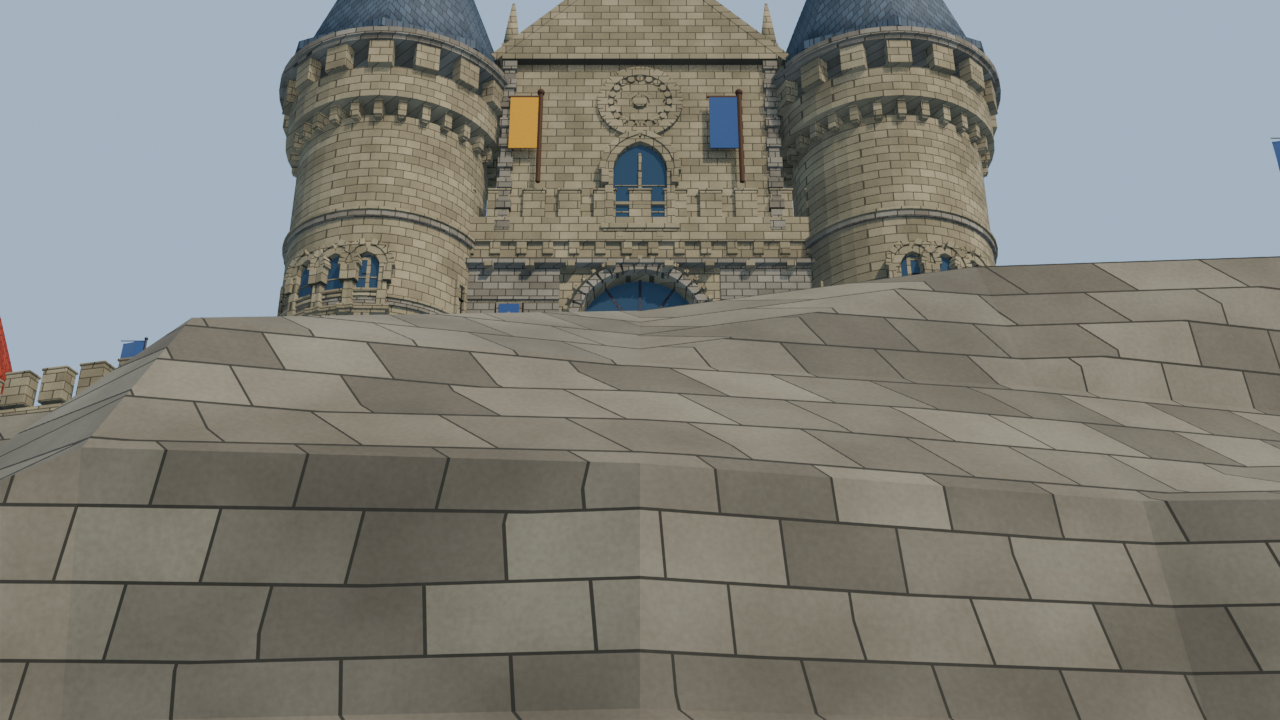
#> input picture Blender/kingdom/_tmp/diag/diag_castle_gate.png, 1280 x 720 px
$ python pix.py diag/diag_castle_gate.png 5
#> lines starting #> are read from the running program, lines starting #| are printed output that depends on the picture
"""Palette census of a rendered frame: which colours actually dominate?

    python _tmp/pix.py <png> [top]
"""
import sys
from collections import Counter

from PIL import Image

path = sys.argv[1]
top = int(sys.argv[2]) if len(sys.argv) > 2 else 12
im = Image.open(path).convert("RGB")
w, h = im.size
#> w = 1280; h = 720
small = im.resize((w // 6, h // 6))
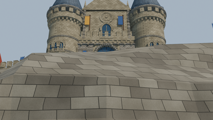
#> small: PIL image 213x120 RGB; mean R, G, B 127.3, 126.6, 119.4
c = Counter(small.getdata())
#> c = 4064 items
print("image", w, "x", h)
#| image 1280 x 720
tot = sum(c.values())
#> tot = 25560
for rgb, n in c.most_common(top):
    print("  #%02x%02x%02x  %5.1f%%  rgb%s" % (rgb[0], rgb[1], rgb[2], 100.0 * n / tot, rgb))
#> this loop made 5 passes
#> (rgb, n) on passes 1 to 5: ((165, 179, 191), 2615), ((165, 178, 191), 1684), ((166, 179, 191), 276), ((138, 133, 120), 105), ((139, 134, 121), 97)
#|   #a5b3bf   10.2%  rgb(165, 179, 191)
#|   #a5b2bf    6.6%  rgb(165, 178, 191)
#|   #a6b3bf    1.1%  rgb(166, 179, 191)
#|   #8a8578    0.4%  rgb(138, 133, 120)
#|   #8b8679    0.4%  rgb(139, 134, 121)


def patch(name, x0, y0, x1, y1):
    px = [im.getpixel((x, y)) for y in range(y0, y1, 3) for x in range(x0, x1, 3)]
    n = len(px)
    m = tuple(sum(p[i] for p in px) // n for i in range(3))
    print("  %-12s avg #%02x%02x%02x" % (name, m[0], m[1], m[2]))


print("patches (image coords):")
for arg in sys.argv[3:]:
    nm, box = arg.split("=")
    x0, y0, x1, y1 = (int(v) for v in box.split(","))
    patch(nm, x0, y0, x1, y1)

$ run again, on Blender/kingdom/_tmp/diag/diag_plateau.png
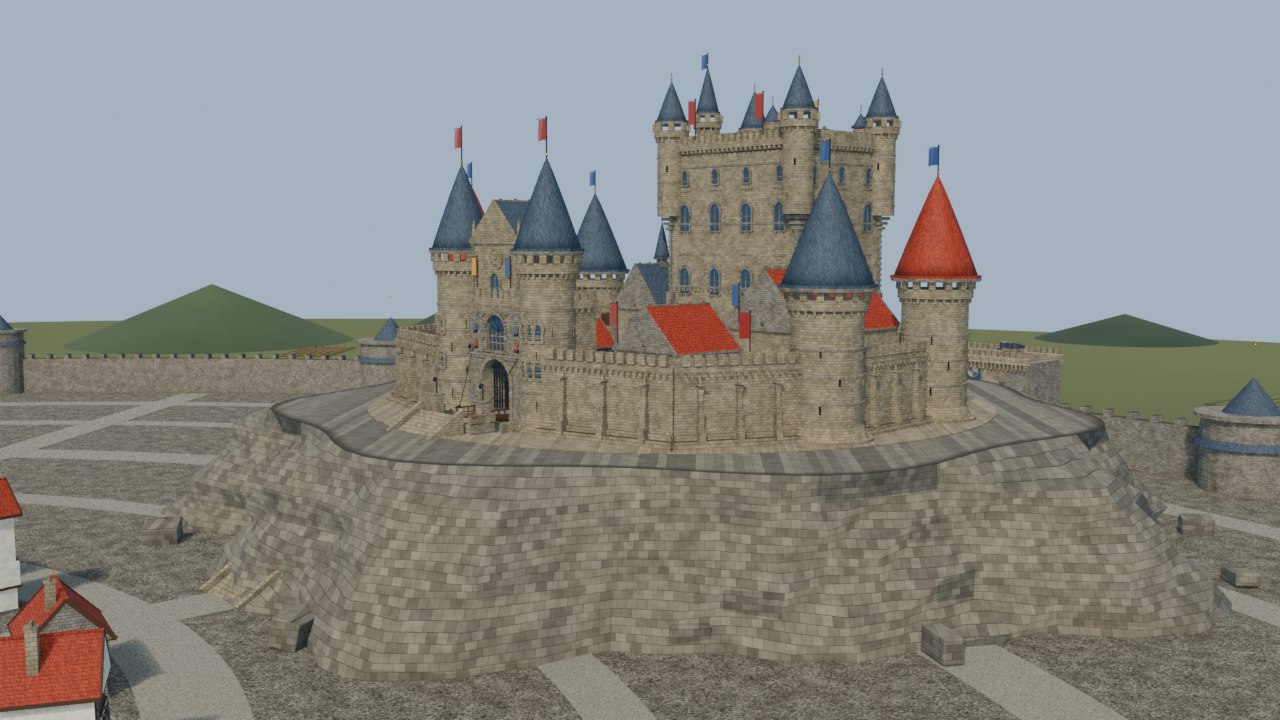
#> input picture Blender/kingdom/_tmp/diag/diag_plateau.png, 1280 x 720 px
#> `small = im.resize((w // 6, h // 6))`:
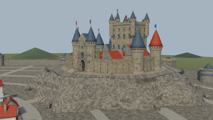
#> small: PIL image 213x120 RGB; mean R, G, B 136.6, 137.3, 133.1
#> c = 4932 items
#| image 1280 x 720
#> tot = 25560
#> the loop `for rgb, n in c.most_common(top):` made 5 passes
#> (rgb, n) on passes 1 to 5: ((165, 179, 191), 4734), ((165, 178, 191), 3124), ((166, 179, 191), 457), ((145, 142, 132), 80), ((146, 143, 133), 71)
#> (printed output is left out)

$ run again, on Blender/kingdom/_tmp/diag/diag_ramp.png
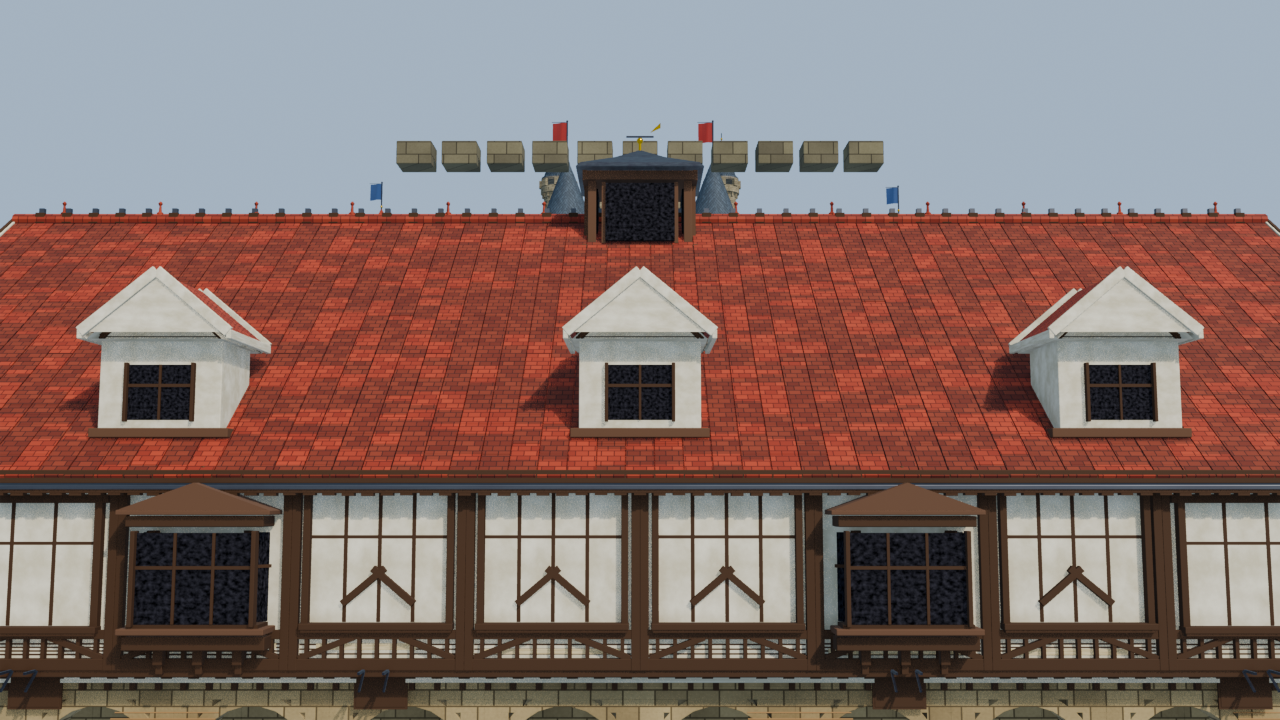
#> input picture Blender/kingdom/_tmp/diag/diag_ramp.png, 1280 x 720 px
#> `small = im.resize((w // 6, h // 6))`:
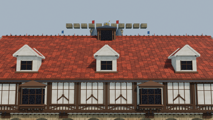
#> small: PIL image 213x120 RGB; mean R, G, B 132.8, 111.3, 106.2
#> c = 9462 items
#| image 1280 x 720
#> tot = 25560
#> the loop `for rgb, n in c.most_common(top):` made 5 passes
#> (rgb, n) on passes 1 to 5: ((165, 179, 191), 3560), ((165, 178, 191), 2371), ((166, 179, 191), 348), ((193, 190, 181), 64), ((194, 191, 182), 61)
#> (printed output is left out)
